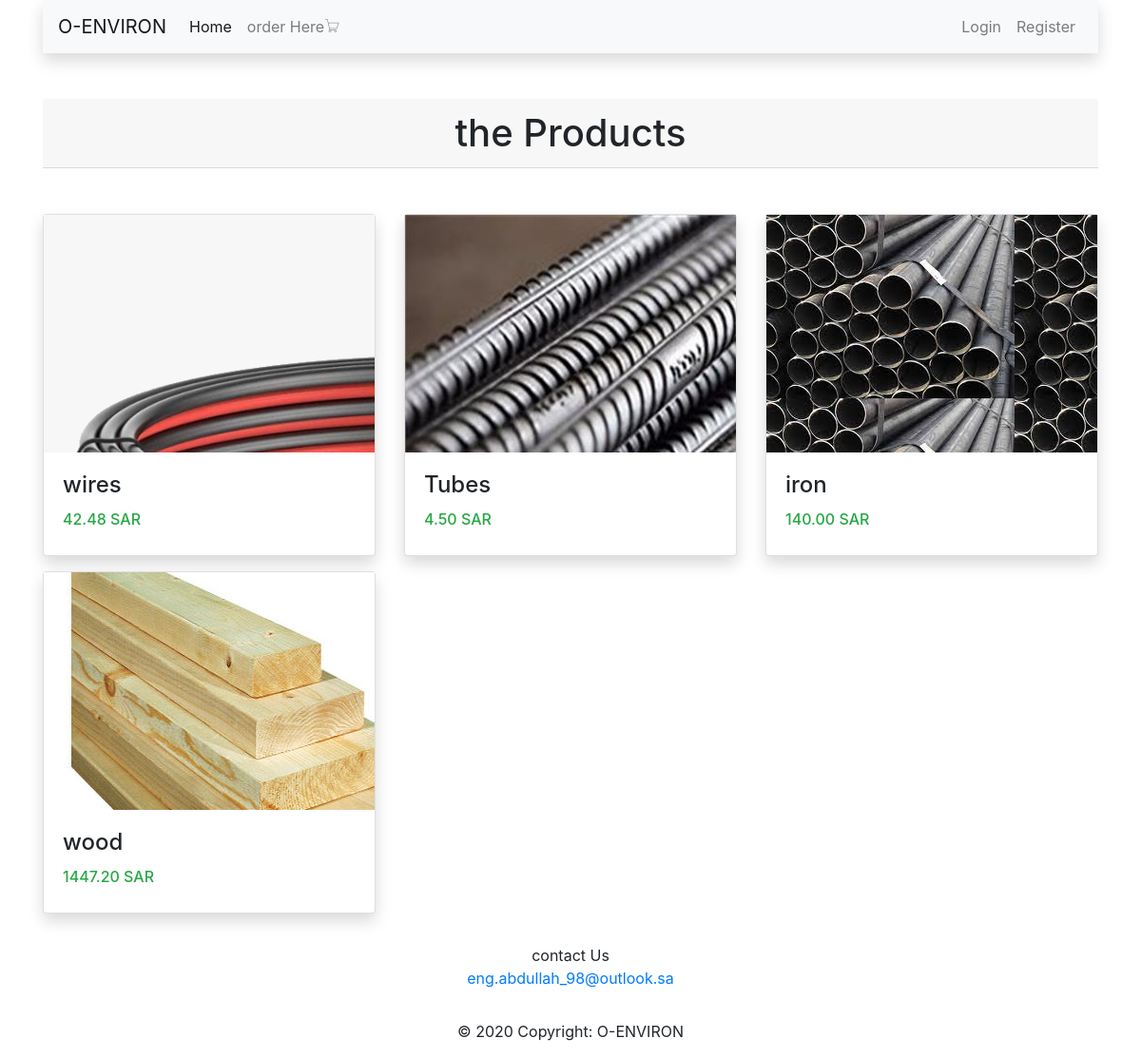
The page / on the database its author committed.
### tables this page shows
CREATE TABLE `settings` (
  `id` int(11) NOT NULL,
  `admin_email` varchar(64) NOT NULL,
  `app_name` varchar(64) NOT NULL DEFAULT 'Service App'
);

CREATE TABLE `products` (
  `id` int(12) NOT NULL,
  `name` varchar(128) NOT NULL,
  `description` varchar(255) DEFAULT NULL,
  `price` double(9,2) UNSIGNED NOT NULL,
  `image` varchar(128) NOT NULL
);

### config/app.php (called while the page is built)
<?php
include_once 'database.php';
$settings = $mysqli->query('SELECT * from settings where id = 1')->fetch_assoc();
if(count($settings)){
     $app_name = $settings['app_name'];
     $admin_email = $settings['admin_email'];
}else{
     $app_name = 'Service App 0';
     $admin_email = 'abdullah.98ha@gmail.com';
}
$config =
[
'app_name' => $app_name ,
'admin_email' => $admin_email,
'app_url' => 'http://127.0.0.1/flexCourses/',
'lang' => 'en',
'dir' => 'ltr',
'admin_assets' => 'http://127.0.0.1/flexCourses/admin/template/assets/'
];
?>

### classes/Service.php (called while the page is built, shortened)
<?php
class Service
{
    public function __construct()
    {
        $this->available = true;
    }
}

### index.php (the view, shortened to what this page needs)
<?php
require_once 'templates/header.php';
require 'classes/Service.php';
require 'config/app.php';
require_once 'config/database.php';
$total = new Service;
?>
	<?php if($total->available) { ?>
 	 <h1 class="card-header text-center">the Products </h1><br><br>
   <?php
   $products = $mysqli->query("SELECT * FROM products")->fetch_all(MYSQLI_ASSOC)
   ?>
<div class="row">
   <?php foreach($products as $product) { ?>
   <div class="col-md-4">
      <div class="card mb-3 shadow">
      <div class="custom-card-image" style="background-image: url('<?php echo $config['app_url'].$product['image'] ?>')">
      </div>
            <div class="card-body">
               <h4 class="card-title" class="name"> <?php echo $product['name'] ?></h4>
               <h6 class="text-success" class="price" ><?php echo $product['price'] ?> SAR</h6>
            </div>
         </div>
      </div>
   <?php } ?>
</div>
<?php
}
require_once 'templates/footer.php'; ?>

### templates/header.php (shortened to what this page needs)
<?php
require_once __DIR__.'/../config/app.php';
?>
<!DOCTYPE html>
<html dir="<?php echo $config['dir'] ?>" lang="<?php echo $config['lang'] ?>">
<head>
	<link rel="stylesheet" href="https://stackpath.bootstrapcdn.com/bootstrap/4.2.1/css/bootstrap.min.css"
>
    <link href="http://maxcdn.bootstrapcdn.com/font-awesome/4.2.0/css/font-awesome.min.css" rel="stylesheet">
    <link href="<?php echo $config['admin_assets'] ?>/css/pe-icon-7-stroke.css" rel="stylesheet" />
</head>
<body>
<div class="container">
<nav class="navbar navbar-expand-lg navbar-light bg-light bg-secondary shadow">
    <a class="navbar-brand" href="/"><?php echo $config['app_name'] ?></a>
    <div class="collapse navbar-collapse" id="navbarNav">
      <ul class="navbar-nav">
        <li class="nav-item">
          <a class="nav-link active" aria-current="page" href="<?php echo $config['app_url']?>index.php">Home</a>
        </li>
        <li class="nav-item">
          <a class="nav-link" href="<?php echo $config['app_url']?>contact.php">order Here<i class="pe-7s-cart"></i></a>
        </li>
      </ul>
    <ul class='navbar-nav ml-auto '>
          <?php if(!isset($_SESSION['logged_in'])): ?>
      <li class="nav-item">
          <a class="nav-link " href="<?php echo $config['app_url']?>login.php">Login</a>
      </li>
      <li class="nav-item">
          <a class="nav-link" href="<?php echo $config['app_url']?>register.php" >Register</a>
      </li>
    <?php endif; ?>
   </ul>
</nav>
</div>
<br> <br>
	<div class="container">

### templates/footer.php (shortened to what this page needs)
</body>
<footer class="page-footer font-small elegant-color">
  <div class="container">
  <div class="footer-copyright text-center py-3">
    <span>contact Us</span><br>
    <a href="eng.abdullah_98@outlook.sa">eng.abdullah_98@outlook.sa</a>
  </div>
  <div class="footer-copyright text-center py-3">© 2020 Copyright:
   <?php echo $config['app_name'] ?>
</footer>
</html>

### templates/header.php (style rules this page uses)
.custom-card-image { height: 250px; }

### rows shown on the page
settings: app_name "O-ENVIRON"
products: image (picture), name "wires", price "42.48"
products: image (picture), name "Tubes", price "4.50"
products: image (picture), name "iron", price "140.00"
products: image (picture), name "wood", price "1447.20"
